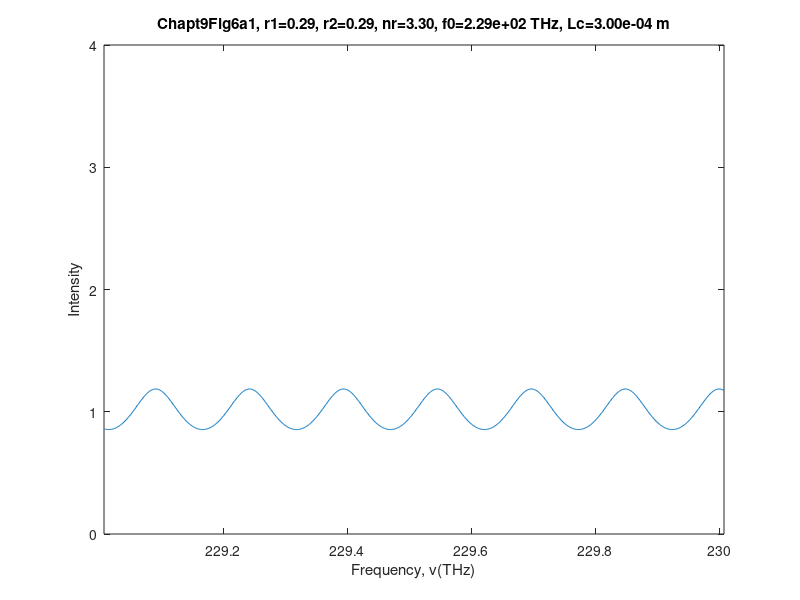
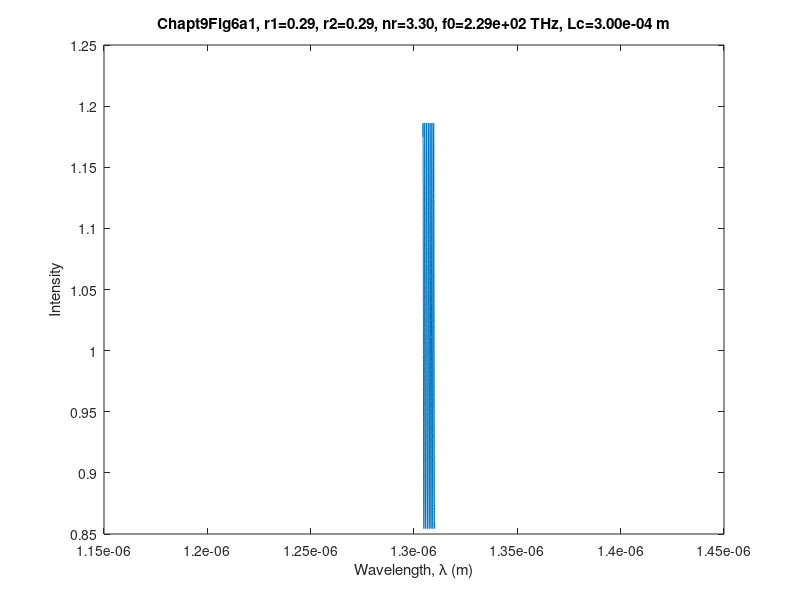

Write the MATLAB code that produced these figures, in order.
%Chapt9Fig6a1%Fabry-Perot optical resonatorclear;clf;err=0.00001;c=3e8;							%speed of light in vacuumnr=3.3;							%effective refractive index in cavitylambda0=1310e-9;				%center emission wavelengthLc=300e-6;						%cavity lengthr1=((1-nr)/(1+nr))^2;		%reflectivity of mirror1r2=((1-nr)/(1+nr))^2;		%reflectivity of mirror2r=r1*r2;							%optical loss per photon round-tripF=pi*r^0.5/(1-r);				%optical FinesseFconst=(2*F/pi)^2;Imax=1/((1-r)^2);				%peak intensity inside cavity normalized to I0f0=c*1e-12/lambda0;			%center frequency in THzdeltaf=c*1e-12/(2*Lc*nr);	%THzdeltawavelength=lambda0^2/(2*Lc*nr);  %m;for i=[1:1:1000]   Frequency(i)=(f0+i*0.001);   Fwavelength(i)=c/Frequency(i);   x=sin(pi*Frequency(i)/deltaf);   x2=x*x;   Intensity(i)=Imax/(1+(Fconst*(x2)));endfigure(1); plot(Frequency,Intensity); axis([f0,f0+1,0,4]);  xlabel('Frequency, \nu(THz)'),ylabel('Intensity'); ttl=sprintf('Chapt9Fig6a1, r1=%4.2f, r2=%4.2f, nr=%4.2f, f0=%7.2e THz, Lc=%7.2e m',r1,r2,nr,f0,Lc) title(ttl);  figure(2); plot(Fwavelength*10^-12,Intensity); xlabel('Wavelength, \lambda (m)'),ylabel('Intensity'); title(ttl);